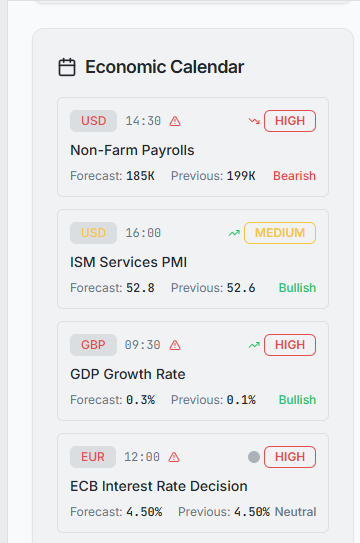
#> input picture attached_assets/image_1759708330724.png, 360 x 543 px
$ python build_logo.py ../attached_assets/image_1759708330724.png
#> lines starting #> are read from the running program, lines starting #| are printed output that depends on the picture
#> in main, im is the input picture: PIL image 360x543 RGBA; mean R, G, B, A 235.8, 236.2, 237.7, 255
#| source        : image_1759708330724.png  360x543  RGBA
"""Turn the supplied logo artwork into the two files the app ships.

    python scripts/build_logo.py "C:/Users/FSD/Desktop/Trade&Journal.png"

WHY THIS IS A SCRIPT AND NOT SOMETHING DONE BY HAND. The logo has now been replaced three times,
and each time the same work had to be redone from memory: find the artwork inside its empty margin,
recolour it for dark shells, re-encode it small. Doing that by hand is how the two variants drift
out of register with each other.

WHAT IT PRODUCES
    client/public/logo-lockup.webp        light shells — the artwork's own ink
    client/public/logo-lockup-dark.webp   dark shells  — the SAME artwork in near-white
    client/public/favicon.png             the browser tab — just the mark, on a brand tile

THE TAB ICON COMES FROM THE SAME FILE, which it did not before. `favicon.svg` was a hand-drawn
navy square with a green arrow — a different mark from the logo entirely, so the tab and the header
disagreed about what this product's symbol is. The mark is cut out of the supplied artwork at the
one fully-blank column between it and the lettering, so it cannot drift from the logo again.

THE ARTWORK IS NOT REDRAWN. It is trimmed, recoloured for the dark variant, and resized. No
re-typesetting: the letterforms are the supplied ones, cut from the supplied pixels.

REWRITTEN 2026-09-12 FOR A DIFFERENT KIND OF FILE. The previous artwork was a JPEG of a printed
lockup, so most of this script was machinery for removing a paper ground without eating the mark's
own pale areas — background-by-connection, a coverage mask, a haze filter. The current artwork
(`Trade&Journal.png`) arrives as a PNG that is ALREADY transparent and is a single flat ink, so
none of that has an input any more and it is gone; git has it if a printed original ever comes
back. What is left is what this file actually needs.

IT ALSO STAMPS A CACHE-BUSTING VERSION, and that is not cosmetic. The two logo files live at
FIXED paths under public/ — unlike everything in assets/, whose names carry a content hash — and
they are served with `Cache-Control: public, max-age=3600`. So after a logo change every browser
that had seen the old one kept showing it for up to an hour, with no way to know it had changed.
That happened on this very change: the new logo was live and correct on the server while he was
still looking at the old one, which reads exactly like the work was never done. The script now
writes `?v=<hash of the artwork>` into BOTH the preload in index.html and the src in Wordmark.tsx,
so a new logo is a new URL and appears immediately. Both are written from the same variable here,
because keeping two files in sync by hand is the drift this whole script exists to prevent.

THE SHAPE CHANGED TOO, AND IT MATTERS MORE THAN THE COLOURS. The old lockup stacked the mark above
the name at 2.03:1. This one sets them side by side at 6.22:1 — three times wider for the same
height. Anywhere that sized the logo by HEIGHT now renders it three times wider than before, which
is why `Wordmark.tsx` had to change with it rather than just pointing at a new file.
"""
import hashlib
import os
import re
import sys

import numpy as np
from PIL import Image, ImageDraw

OUT_H = 160                   # ~4x the largest place it is displayed; sharp on a 3x panel, still small
INK_DARK = (241, 245, 249)    # #F1F5F9 — the app's light-on-dark ink
INK_FLAT = (26, 37, 37)       # #1a2525 — DTB.jpg's own ink, measured off its solid strokes
INK_TILE = INK_FLAT           # the tab tile's ground is that same ink
PAD_FRAC = 0.04               # a sliver of breathing room, as a share of the trimmed height
ALPHA_FLOOR = 8               # below this it is the file's empty margin, not artwork
COVERAGE_FLOOR = 0.12         # below this it is JPEG noise or a background tint, not ink


def from_opaque(im: Image.Image) -> Image.Image:
    """A picture with a light ground (a JPEG, a flat PNG) -> RGBA artwork on nothing.

    WHY THIS CAME BACK. The September rewrite deleted the machinery for lifting artwork off a
    paper ground, with a note saying git had it if a printed original ever returned. One did:
    `DTB.jpg`, 2026-10-12. The OLD code is not what returned, though — it was built for a
    photograph of print, with a vignette across the sheet and pale areas inside the mark that had
    to be told apart from paper by connectivity. This file is a clean digital render: one flat
    ink, one flat ground. Measured on it:

        ground   luminance 253.7        ink  luminance 6.2 at its darkest
        the pale blue strip across the bottom    238.5  ->  coverage 0.07

    So the honest conversion is the simple one. How dark a pixel is, against how dark solid ink
    is, IS how much ink covers it — which is exactly what an alpha channel means. The soft pixels
    along every curve come out as partial alpha for free, so the letterforms keep their shape.

    THE COLOUR IS SET FLAT, not kept. An edge pixel in the source is ink ALREADY BLENDED WITH
    WHITE; carried over onto a dark shell it would read as a pale fringe around every stroke.
    Taking only the coverage and repainting the ink underneath is what avoids that — the same
    reasoning `recolour` below is built on.

    THE FLOOR IS WHAT REMOVES THE BOTTOM STRIP. At 0.07 coverage it sits well under 0.12, so it
    becomes fully transparent and `trim` then crops it away entirely. Without it the logo would
    ship with a faint rectangle under it, visible on any shell that is not white.
    """
    c = np.asarray(im.convert("RGB")).astype(np.float32)
    lum = c @ np.array([0.2126, 0.7152, 0.0722], np.float32)
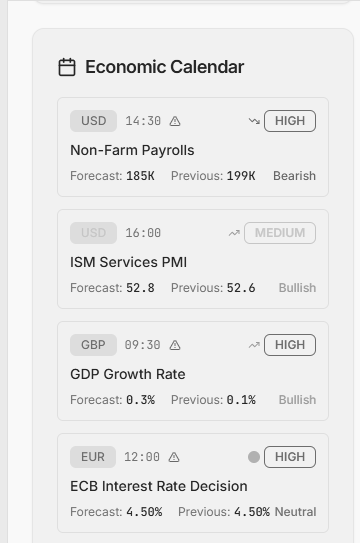
#> lum: shape (543, 360) float32; min 37.37, max 249.9, mean 236.2
    # The ground dominates the frame, so a high percentile IS the ground; a very low one is the
    # solid core of a stroke. Both are read off the file rather than assumed, so a different
    # artwork with a different ground still converts.
    paper = float(np.percentile(lum, 90))
#> paper = 249.9
    ink = float(np.percentile(lum, 0.5))
#> ink = 42.5
    cov = np.clip((paper - lum) / max(1.0, paper - ink), 0.0, 1.0)
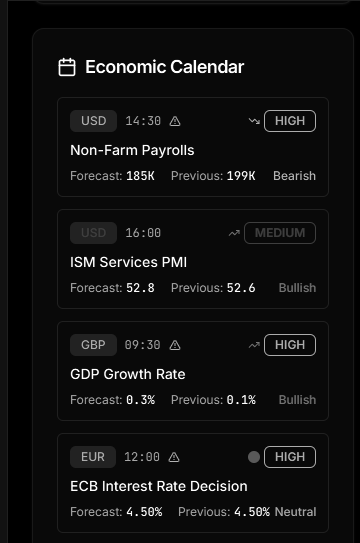
#> cov: shape (543, 360) float32; min 0, max 1, mean 0.0657
    cov[cov < COVERAGE_FLOOR] = 0.0

    out = np.zeros(c.shape[:2] + (4,), np.uint8)
    out[..., 0], out[..., 1], out[..., 2] = INK_FLAT
    out[..., 3] = (cov * 255.0).round().astype(np.uint8)
    print("opaque source : ground lum %.1f, ink lum %.1f -> alpha from coverage" % (paper, ink))
#| opaque source : ground lum 249.9, ink lum 42.5 -> alpha from coverage
    return Image.fromarray(out, "RGBA")

HERE = os.path.dirname(os.path.dirname(os.path.abspath(__file__)))
OUT_DIR = os.path.join(HERE, "client", "public")


def trim(im: Image.Image) -> Image.Image:
    """Cut the empty margin off. The supplied file is 59% empty vertically; left in, every call
    site would be sizing mostly nothing and the logo would look small and float oddly."""
    a = np.array(im)
    ys, xs = np.where(a[:, :, 3] > ALPHA_FLOOR)
#> ys = 17826 values from 0 to 542; xs = 17826 values, max 359 at index 352, min 7 at index 0, mean 159.9
    if not len(xs):
        raise SystemExit("that file is empty — every pixel is transparent")
    x0, x1, y0, y1 = xs.min(), xs.max(), ys.min(), ys.max()
#> x0 = 7; x1 = 359; y0 = 0; y1 = 542
    pad = max(1, int((y1 - y0 + 1) * PAD_FRAC))
#> pad = 21
    box = (max(0, x0 - pad), max(0, y0 - pad),
           min(im.width, x1 + 1 + pad), min(im.height, y1 + 1 + pad))
#> box = (0, 0, 360, 543)
    return im.crop(box)


def recolour(im: Image.Image, rgb) -> Image.Image:
    """Repaint the ink, keep the edges.

    The alpha channel already carries how much of each pixel is ink — including the soft pixels
    along every curve. So replacing only the COLOUR and leaving alpha alone keeps the letterforms
    exactly as drawn. Thresholding the colour instead would leave the half-covered edge pixels at
    their original dark value and speckle the letters on a dark shell; that was a real defect in an
    earlier version of this script."""
    a = np.array(im)
    a[:, :, 0], a[:, :, 1], a[:, :, 2] = rgb
    return Image.fromarray(a, "RGBA")


def favicon(art: Image.Image) -> Image.Image:
    """Just the mark, white, on a rounded brand-ink tile.

    WHY A TILE AND NOT THE BARE MARK. The artwork's ink is near-black, and a bare dark mark on a
    transparent ground disappears in a dark browser tab strip — which is where the old logo's
    invisibility problem came from in the first place. A tile is legible in both.

    WHERE THE CUT IS. `find_mark_split` looks for a fully-blank column between the mark and the
    first letter rather than taking a fixed fraction, so it stays right if the spacing changes."""
    cut = find_mark_split(art)
    mark = art.crop((0, 0, cut, art.height))
    # trim the mark's own margin back off after the cut
    a = np.array(mark)
    ys, xs = np.where(a[:, :, 3] > ALPHA_FLOOR)
    mark = mark.crop((xs.min(), ys.min(), xs.max() + 1, ys.max() + 1))
    mark = recolour(mark, INK_DARK)

    S, INSET = 512, 96
    box = S - INSET * 2
    scale = min(box / mark.width, box / mark.height)
    mark = mark.resize((max(1, round(mark.width * scale)), max(1, round(mark.height * scale))), Image.LANCZOS)

    tile = Image.new("RGBA", (S, S), (0, 0, 0, 0))
    ImageDraw.Draw(tile).rounded_rectangle([0, 0, S - 1, S - 1], radius=112, fill=INK_TILE + (255,))
    tile.alpha_composite(mark, ((S - mark.width) // 2, (S - mark.height) // 2))
    return tile


def find_mark_split(art: Image.Image) -> int:
    """The x of the blank gutter between the mark and the lettering."""
    cols = (np.array(art)[:, :, 3] > ALPHA_FLOOR).sum(axis=0)
    # search the left half only — the gaps between words further right are not the one we want
    for x in range(int(art.width * 0.10), int(art.width * 0.45)):
        if cols[x] == 0:
            return x
    raise SystemExit("no blank column between the mark and the lettering — check the artwork")


def stamp(ver: str) -> None:
    """Write ?v=<ver> onto every reference to the two logo files.

    Both the preload and the render must carry the SAME query or the browser fetches the file
    twice — once for a preload nothing uses, once for the image. Writing both from here is what
    keeps them equal."""
    targets = [
        os.path.join(HERE, "client", "index.html"),
        os.path.join(HERE, "client", "src", "components", "Wordmark.tsx"),
    ]
    # the favicon too — browsers cache a tab icon harder than anything else on the page
    pat = re.compile(r"(/logo-lockup(?:-dark)?\.webp|/favicon\.png)(\?v=[0-9a-f]+)?")
    for t in targets:
        with open(t, encoding="utf-8", newline="") as fh:
            before = fh.read()
        after, n = pat.subn(lambda m: m.group(1) + "?v=" + ver, before)
        if n and after != before:
            with open(t, "w", encoding="utf-8", newline="") as fh:
                fh.write(after)
        print("  stamped %-16s %d reference(s)" % (os.path.basename(t), n))


def main() -> None:
    if len(sys.argv) < 2:
        raise SystemExit(__doc__)
    src = sys.argv[1]
    im = Image.open(src)
    print("source        : %s  %dx%d  %s" % (os.path.basename(src), im.width, im.height, im.mode))

    # AN OPAQUE FILE HAS NO ALPHA TO TRIM BY, and everything below reads alpha. A JPEG never has
    # one; a PNG can be RGBA and still be fully opaque. Both are the same case, so the test is
    # "is anything actually transparent", not "what is the file extension".
    rgba = im.convert("RGBA")
    if np.asarray(rgba)[..., 3].min() == 255:
        im = from_opaque(im)
    else:
        im = rgba

    art = trim(im)
    print("trimmed       : %dx%d   aspect %.2f:1" % (art.width, art.height, art.width / art.height))
#| trimmed       : 360x543   aspect 0.66:1

    out_w = round(art.width * OUT_H / art.height)
#> out_w = 106
    art = art.resize((out_w, OUT_H), Image.LANCZOS)
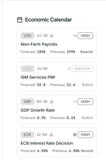
#> art: PIL image 106x160 RGBA; mean R, G, B, A 6.2, 9.5, 9.5, 9.2; transparent parts drawn white

    os.makedirs(OUT_DIR, exist_ok=True)
    light = os.path.join(OUT_DIR, "logo-lockup.webp")
    dark = os.path.join(OUT_DIR, "logo-lockup-dark.webp")
    art.save(light, "WEBP", quality=92, method=6)
    recolour(art, INK_DARK).save(dark, "WEBP", quality=92, method=6)

    print("light shells  : %s  %dx%d  %.1f KB" % (os.path.basename(light), out_w, OUT_H, os.path.getsize(light) / 1024))
#| light shells  : logo-lockup.webp  106x160  6.9 KB
    print("dark shells   : %s  %dx%d  %.1f KB" % (os.path.basename(dark), out_w, OUT_H, os.path.getsize(dark) / 1024))
#| dark shells   : logo-lockup-dark.webp  106x160  3.3 KB

    ico = os.path.join(OUT_DIR, "favicon.png")
    favicon(trim(im)).save(ico, "PNG", optimize=True)
#> in find_mark_split, `cols = (np.array(art)[:, :, 3] > ALPHA_FLOOR).sum(axis=0)`: cols = 360 values, max 543 at index 7, min 0 at index 0, mean 49.52
    print("browser tab   : %s  512x512  %.1f KB" % (os.path.basename(ico), os.path.getsize(ico) / 1024))
    ver = hashlib.sha1(open(light, "rb").read()).hexdigest()[:8]
    stamp(ver)
    print("cache version : ?v=%s  (written into index.html and Wordmark.tsx)" % ver)
    print()
    print("NOW UPDATE Wordmark.tsx BY HAND: NATURAL_W=%d NATURAL_H=%d (aspect %.2f:1)" % (out_w, OUT_H, out_w / OUT_H))


if __name__ == "__main__":
#> (the run stopped early here; a loop or call above may not have finished)
